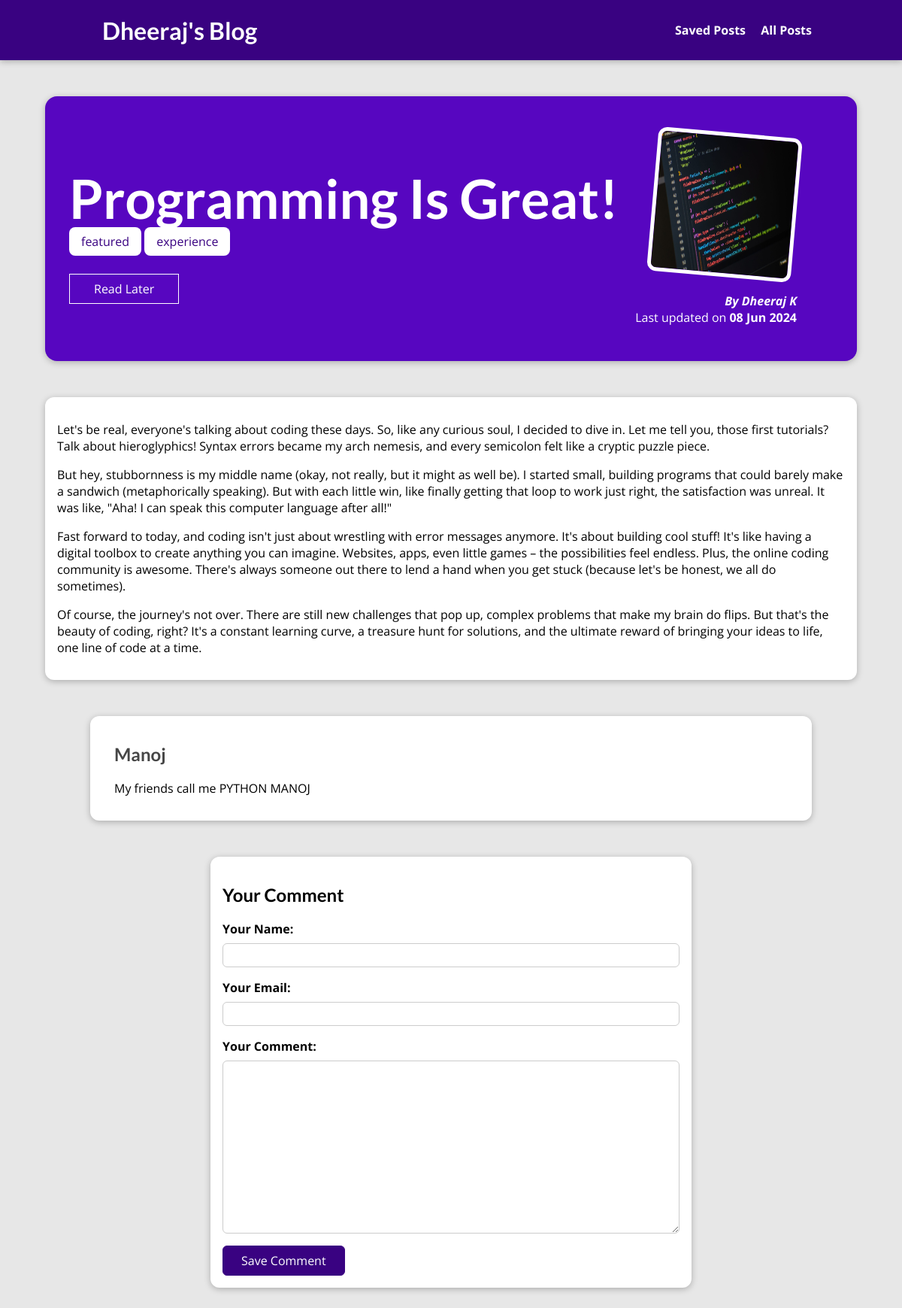
Page /blogs/programming-is-great on the committed database.
### blog/models.py (models this page shows, shortened)
class Post(models.Model):
    title = models.CharField(max_length=150)
    excerpt = models.CharField(max_length=200)
    image = models.ImageField(upload_to="posts", null=True)
    date = models.DateField(auto_now=True)
    slug = models.SlugField(unique=True, db_index=True)
    content = models.TextField(validators=[MinLengthValidator(10)])
    author = models.ForeignKey(
        Author, on_delete=models.SET_NULL, related_name="posts", null=True)
    captions = models.ManyToManyField(Tag)

class Tag(models.Model):
    caption = models.CharField(max_length=50)

class Author(models.Model):
    first_name = models.CharField(max_length=100)
    last_name = models.CharField(max_length=100)
    email_address = models.EmailField(max_length=254)
    def __str__(self):
        return f"{self.first_name} {self.last_name}"

class Comment(models.Model):
    user_name = models.CharField(max_length=50)
    user_email = models.EmailField(max_length=254)
    text = models.TextField(max_length=400)
    post = models.ForeignKey(Post, on_delete=models.CASCADE, related_name="comments")

### blog/views.py (the view)
# urls.py: path("blogs/<slug:slug>", views.PostDetailsView.as_view(), name="blog-details-page")
class PostDetailsView(View):
    template_name = "blog/post-details.html"
    model = Post
    def is_stored_post(self, request, post_id):
        stored_posts = request.session.get("stored_posts")
        if stored_posts is not None:
            is_saved_for_later = post_id in stored_posts
        else:
            is_saved_for_later = False
        return is_saved_for_later
    def get(self, request, slug):
        post = Post.objects.get(slug=slug)
        context = {
            "post": post,
            "post_captions": post.captions.all(),
            "comment_form": CommentForm(),
            "comments": post.comments.all().order_by("-id"),
            "saved_for_later": self.is_stored_post(request, post.id)
        }
        return render(request, "blog/post-details.html", context)
    def post(self, request, slug):
        comment_form = CommentForm(request.POST)
        post = Post.objects.get(slug=slug)
        if comment_form.is_valid():
            comment = comment_form.save(commit=False)
            comment.post = post
            comment.save()
            return HttpResponseRedirect(reverse("blog-details-page", args=[slug]))
        context = {
            "post": post,
            "post_captions": post.captions.all(),
            "comment_form": comment_form,
            "comments": post.comments.all().order_by("-id"),
            "saved_for_later": self.is_stored_post(request, post.id)
        }
        return render(request, "blog/post-details.html", context)

### blog/forms.py
class CommentForm(forms.ModelForm):
    class Meta:
        model = Comment
        exclude = ["post"]
        labels = {
            "user_name":"Your Name",
            "user_email":"Your Email",
            "text":"Your Comment"
        }

### blog/templates/blog/post-details.html (shortened to what this page needs)
{% extends "base.html" %}
{% load static %}
{% block css_files %}
    <link rel="stylesheet" href="{% static "blog/post-details.css" %}"/>
{% endblock %}
{% block content %}
    <section id="summary">
        <h2>{{ post.title }}</h2>
        <div>
            {% for tag in post_captions %}
                <span class="tag">{{ tag.caption }}</span>
            {% endfor %}
        </div>
        <div id="read-later">
            <form action="{% url "read-later-page" %}" method="POST">
                    {% if saved_for_later %}
                        <button> Remove from "Read Later" List </button>
                    {% else %}
                       <button> Read Later </button>
                    {% endif %}
            </form>
        </div>
        <article>
            <img src="{{ post.image.url }}" alt="{{ post.title }}"/>
            <address> By <a href="mailto:{{ post.author.email_address }}">{{ post.author }}</a></address>
            <div>
                Last updated on <time>{{ post.date|date:"d M Y" }}</time>
            </div>
        </article>
    </section>
    <main>
        <p> {{ post.content|linebreaks }} </p>
    </main>
    <section id="comments">
        <ul>
            {% for comment in comments %}
                <li>
                    <h2>{{ comment.user_name }}</h2>
                    <p>{{ comment.text|linebreaks }}</p>
                </li>
            {% endfor %}
        </ul>
    </section>
    <section id="comment-form">
        <h2>Your Comment</h2>
        <div>
            <form action="{% url "blog-details-page" post.slug %}" method="POST">
                {% for form_field in comment_form %}
                <div class="form-control {% if form_field.errors %}invalid{% endif %}">
                    {{ form_field.label_tag }}
                    {{ form_field }}
                </div>
                {% endfor %}
                <button>Save Comment</button>
            </form>
        </div>
</section>
{% endblock %}

### static/app.css (style rules this page uses)
* { box-sizing: border-box; }
html { font-family: 'Open Sans', 'Lato', sans-serif; }
body { margin: 0; }
h1, h2, h3 { font-family: 'Lato', sans-serif; font-weight: bold; }

### blog/static/blog/post-details.css (style rules this page uses)
body { background-color: #e7e7e7; }
#summary { margin: 8rem auto 3rem auto; padding: 2rem; width: 90%; max-width: 90rem; border-radius: 16px; background-color: #5706c0; position: relative; box-shadow: 0 2px 8px rgba(0, 0, 0, 0.25); height: 22rem; }
#summary h2 { color: white; font-size: 4.5rem; margin-bottom: 0.25rem; }
#summary article { position: absolute; top: 2rem; right: 3rem; padding: 1rem 2rem; border-radius: 12px; text-align: right; color: white; }
#summary article img { width: 12rem; height: 12rem; border-radius: 12px; transform: rotateZ(5deg); border: 5px solid white; margin-bottom: 1rem; }
#summary address { font-weight: bold; }
#summary a { color: white; text-decoration: none; }
#summary time { font-weight: bold; }
#read-later { margin: 2rem 0; }
#read-later button { background-color: transparent; border: 1px solid white; padding: 0.5rem 2rem; font: inherit; color: white; cursor: pointer; }
main { width: 90%; max-width: 90rem; margin: 3rem auto; background-color: white; padding: 1rem; border-radius: 12px; box-shadow: 0 2px 8px rgba(0, 0, 0, 0.25); }
.tag { background-color: white; color: #390281; padding: 0.5rem 1rem; border-radius: 8px; }
#comment-form { margin: 3rem auto; width: 90%; max-width: 40rem; border-radius: 12px; background-color: white; box-shadow: 0 2px 8px rgba(0, 0, 0, 0.25); padding: 1rem; }
#comment-form button { font: inherit; background-color: #390281; color: white; border: 1px solid #390281; padding: 0.5rem 1.5rem; border-radius: 6px; cursor: pointer; }
.form-control { margin-bottom: 1rem; }
.form-control label { font-weight: bold; margin-bottom: 0.5rem; display: block; }
.form-control input, .form-control textarea { display: block; width: 100%; font: inherit; padding: 0.25rem; border-radius: 6px; border: 1px solid #ccc; }
#comments { margin: 3rem auto; width: 90%; max-width: 60rem; border-radius: 12px; background-color: white; box-shadow: 0 2px 8px rgba(0, 0, 0, 0.25); padding: 1rem 2rem; }
#comments ul { list-style: none; margin: 0; padding: 0; }
#comments li { margin-bottom: 1rem; border-bottom: 2px solid #ccc; }
#comments li:last-of-type { border-bottom: none; }
#comments h2 { color: #464646; }

### rows in the picture
Post: title "Programming Is Great!", image (picture), author "Dheeraj K", date "08 Jun 2024", content "Let's be real, everyone's talking about coding these days. So, like any curious soul, I decided to dive in. Let me tell you, those first tutorials? Talk about hieroglyphics! Syntax errors became my arch nemesis, and every semicolon felt like a cryptic puzzle piece. But hey, stubbornness is my middle name (okay, not really, but it might as well be). I started small, building programs that could barely make a sandwich (metaphorically speaking). But with each little win, like finally getting that loop to work just right, the satisfaction was unreal. It was like, \"Aha! I can speak this computer language after all!\" Fast forward to today, and coding isn't just about wrestling with error messages…"
Tag: caption "featured"
Tag: caption "experience"
Comment: user_name "Manoj", text "My friends call me PYTHON MANOJ"
